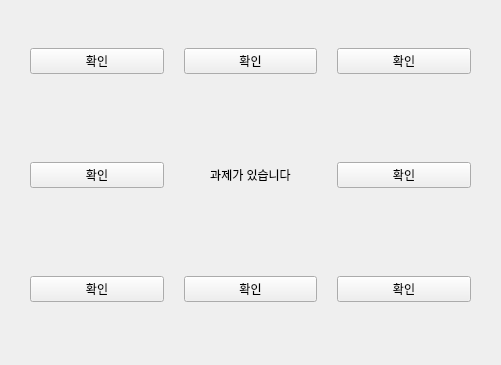
<?xml version="1.0" encoding="UTF-8"?>
<ui version="4.0">
 <class>Warn1</class>
 <widget class="QMainWindow" name="Warn1">
  <property name="geometry">
   <rect>
    <x>0</x>
    <y>0</y>
    <width>501</width>
    <height>365</height>
   </rect>
  </property>
  <property name="minimumSize">
   <size>
    <width>0</width>
    <height>0</height>
   </size>
  </property>
  <property name="maximumSize">
   <size>
    <width>550</width>
    <height>400</height>
   </size>
  </property>
  <property name="windowTitle">
   <string>과제가 남았습니다!</string>
  </property>
  <widget class="QWidget" name="centralwidget">
   <widget class="QWidget" name="gridLayoutWidget">
    <property name="geometry">
     <rect>
      <x>30</x>
      <y>10</y>
      <width>441</width>
      <height>331</height>
     </rect>
    </property>
    <layout class="QGridLayout" name="gridLayout">
     <property name="horizontalSpacing">
      <number>20</number>
     </property>
     <property name="verticalSpacing">
      <number>50</number>
     </property>
     <item row="1" column="1">
      <widget class="QLabel" name="Message">
       <property name="text">
        <string>과제가 있습니다</string>
       </property>
       <property name="alignment">
        <set>Qt::AlignCenter</set>
       </property>
      </widget>
     </item>
     <item row="1" column="0">
      <widget class="QPushButton" name="Close_1">
       <property name="autoFillBackground">
        <bool>false</bool>
       </property>
       <property name="text">
        <string>확인</string>
       </property>
       <property name="flat">
        <bool>false</bool>
       </property>
      </widget>
     </item>
     <item row="1" column="2">
      <widget class="QPushButton" name="Close_2">
       <property name="autoFillBackground">
        <bool>false</bool>
       </property>
       <property name="text">
        <string>확인</string>
       </property>
       <property name="flat">
        <bool>false</bool>
       </property>
      </widget>
     </item>
     <item row="0" column="1">
      <widget class="QPushButton" name="Close_3">
       <property name="autoFillBackground">
        <bool>false</bool>
       </property>
       <property name="text">
        <string>확인</string>
       </property>
       <property name="flat">
        <bool>false</bool>
       </property>
      </widget>
     </item>
     <item row="0" column="2">
      <widget class="QPushButton" name="Close_4">
       <property name="autoFillBackground">
        <bool>false</bool>
       </property>
       <property name="text">
        <string>확인</string>
       </property>
       <property name="flat">
        <bool>false</bool>
       </property>
      </widget>
     </item>
     <item row="2" column="1">
      <widget class="QPushButton" name="Close_5">
       <property name="autoFillBackground">
        <bool>false</bool>
       </property>
       <property name="text">
        <string>확인</string>
       </property>
       <property name="flat">
        <bool>false</bool>
       </property>
      </widget>
     </item>
     <item row="2" column="2">
      <widget class="QPushButton" name="Close_6">
       <property name="autoFillBackground">
        <bool>false</bool>
       </property>
       <property name="text">
        <string>확인</string>
       </property>
       <property name="flat">
        <bool>false</bool>
       </property>
      </widget>
     </item>
     <item row="2" column="0">
      <widget class="QPushButton" name="Close_7">
       <property name="autoFillBackground">
        <bool>false</bool>
       </property>
       <property name="text">
        <string>확인</string>
       </property>
       <property name="flat">
        <bool>false</bool>
       </property>
      </widget>
     </item>
     <item row="0" column="0">
      <widget class="QPushButton" name="Close_8">
       <property name="autoFillBackground">
        <bool>false</bool>
       </property>
       <property name="text">
        <string>확인</string>
       </property>
       <property name="flat">
        <bool>false</bool>
       </property>
      </widget>
     </item>
    </layout>
   </widget>
  </widget>
 </widget>
 <resources/>
 <connections/>
</ui>
